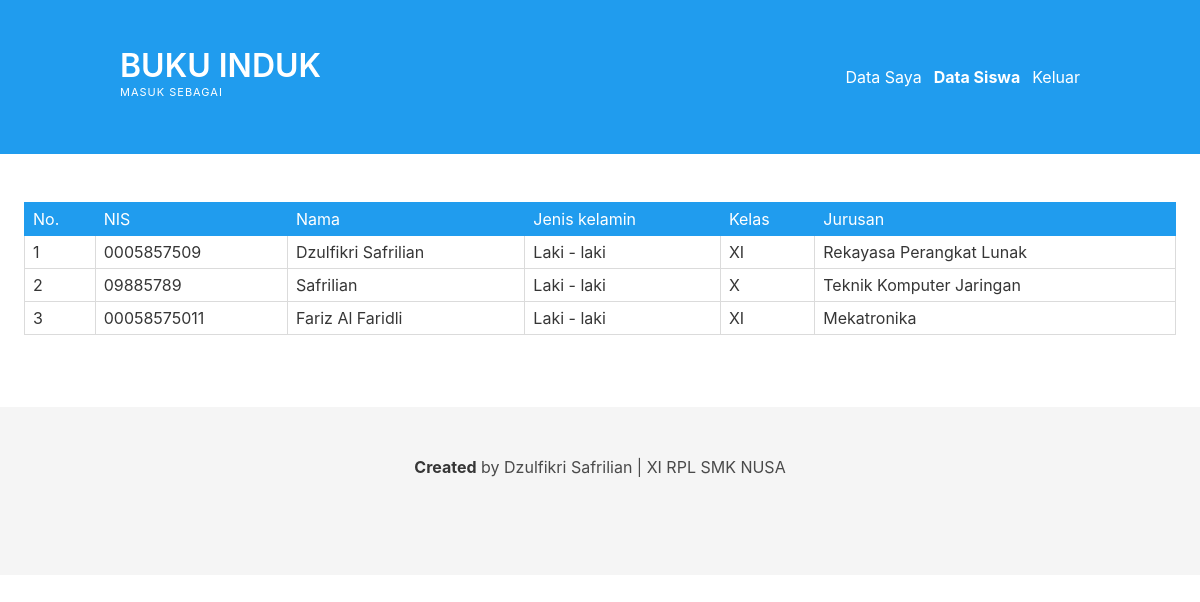
/daftar_siswa.php, run on the app's committed database.
### tables this page shows
CREATE TABLE `siswa` (
  `id_siswa` int(12) NOT NULL,
  `nis_siswa` varchar(20) NOT NULL,
  `nama_siswa` varchar(50) NOT NULL,
  `tmp_lahir` varchar(50) NOT NULL,
  `tgl_lahir` varchar(20) NOT NULL,
  `jkel_siswa` varchar(20) NOT NULL,
  `agama` varchar(20) NOT NULL,
  `alamat` varchar(255) NOT NULL,
  `kelas` varchar(5) NOT NULL,
  `jurusan` varchar(30) NOT NULL
);

### daftar_siswa.php (the view, shortened to what this page needs)
<?php
include_once 'config.php';
$sql="SELECT * FROM siswa  order by kelas and jurusan ASC";
$query=mysqli_query($db,$sql);
$x=1;
?>
    <!DOCTYPE html>
    <html lang="en">
    <head>
        <link rel="stylesheet" href="assets/css/bulma.css">
    </head>
    <body>
        <section class="hero is-info">
            <div class="hero-body">
                <div class="container">
                    <nav class="level">
                        <div class="level-left">
                            <div class="level-item">
                                <div>
                                    <p class="title">BUKU INDUK</p>
                                    <p class="heading">Masuk Sebagai
                                    </p>
                                </div>
                            </div>
                        </div>
                        <div class="level-right">
                            <div class="level-item">
                                <p class="level-item">
                                    <a href="tampil_data.php">
                                        Data Saya
                                    </a>
                                </p>
                                <p class="level-item">
                                    <a href="daftar_siswa.php">
                                        <b>Data Siswa</b>
                                    </a>
                                </p>
                                <p class="level-item">
                                    <a href="logout.php">
                                        Keluar
                                    </a>
                                </p>
                            </div>
                        </div>
                    </nav>
                </div>
            </div>
        </section>
        <div class="section">
            <div class="container is-fullhd">
                <table class="table is-narrow is-fullwidth is-bordered">
                    <thead>
                        <tr>
                            <td class="is-info">No.</td>
                            <td class="is-info">NIS</td>
                            <td class="is-info">Nama</td>
                            <td class="is-info">Jenis kelamin</td>
                            <td class="is-info">Kelas</td>
                            <td class="is-info">Jurusan</td>
                        </tr>
                    </thead>
                    <tbody>
                        <?php
                                while ($data=mysqli_fetch_array($query)) {
                                echo "<tr class='table-row-hover-background-color'>";
                                    echo "<td>".$x++."</td>";
                                    echo "<td>".$data['nis_siswa']."</td>";
                                    echo "<td>".$data['nama_siswa']."</td>";
                                    echo "<td>".$data['jkel_siswa']."</td>";
                                    echo "<td>".$data['kelas']."</td>";
                                    echo "<td>".$data['jurusan']."</td>";
                                echo "</tr>";
                                }
                            ?>
                    </tbody>
                </table>
            </div>
        </div>
        <footer class="footer">
            <div class="container">
                <div class="content has-text-centered">
                    <p>
                        <strong>Created</strong> by Dzulfikri Safrilian | XI RPL SMK NUSA
                    </p>
                </div>
            </div>
        </footer>
    </body>
    </html>

### data on the page
siswa: nis_siswa "0005857509", nama_siswa "Dzulfikri Safrilian", jkel_siswa "Laki - laki", kelas "XI", jurusan "Rekayasa Perangkat Lunak"
siswa: nis_siswa "09885789", nama_siswa "Safrilian", jkel_siswa "Laki - laki", kelas "X", jurusan "Teknik Komputer Jaringan"
siswa: nis_siswa "00058575011", nama_siswa "Fariz Al Faridli", jkel_siswa "Laki - laki", kelas "XI", jurusan "Mekatronika"
